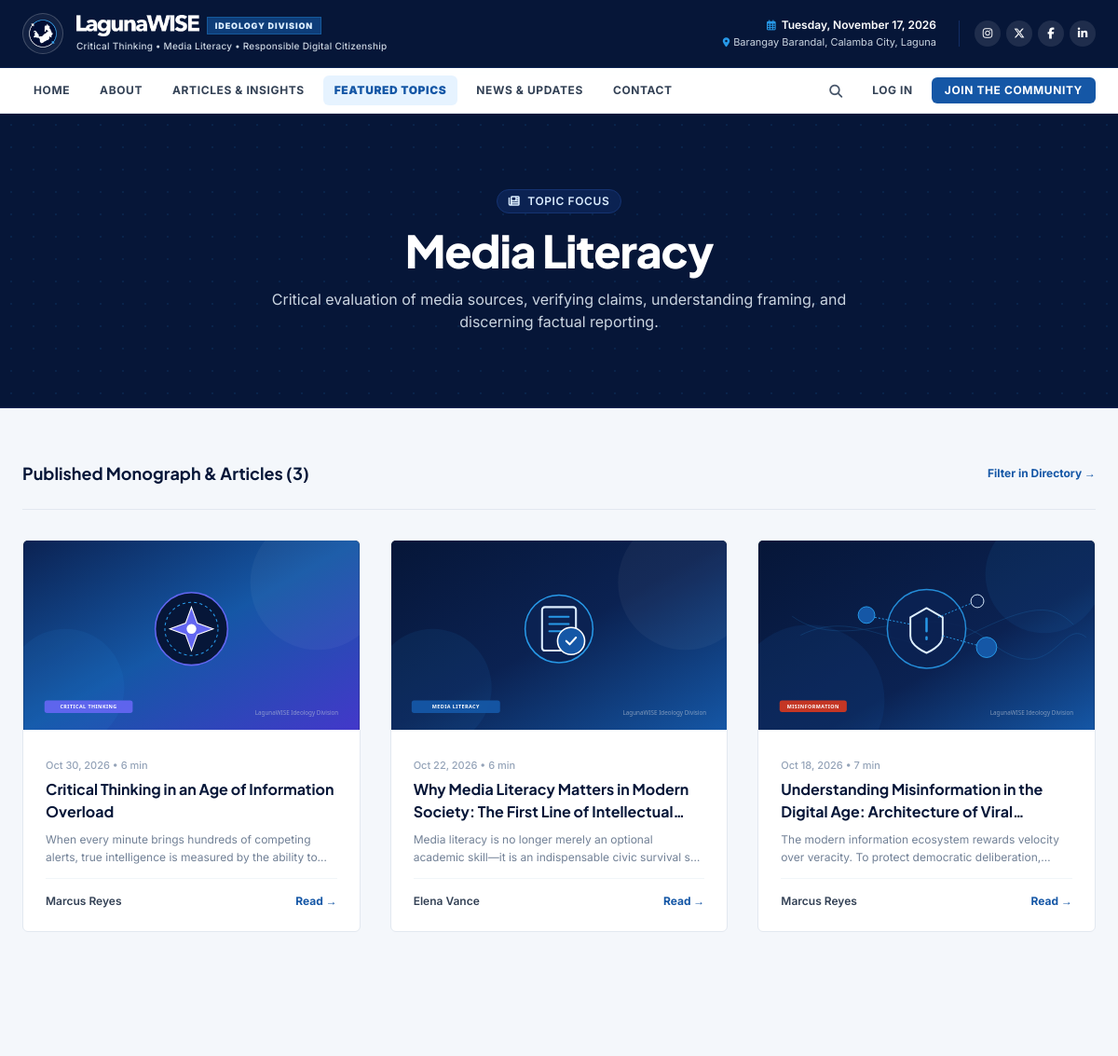
/pages/topic.php?slug=media-literacy (upper part), run on an earlier commit of the app's database.
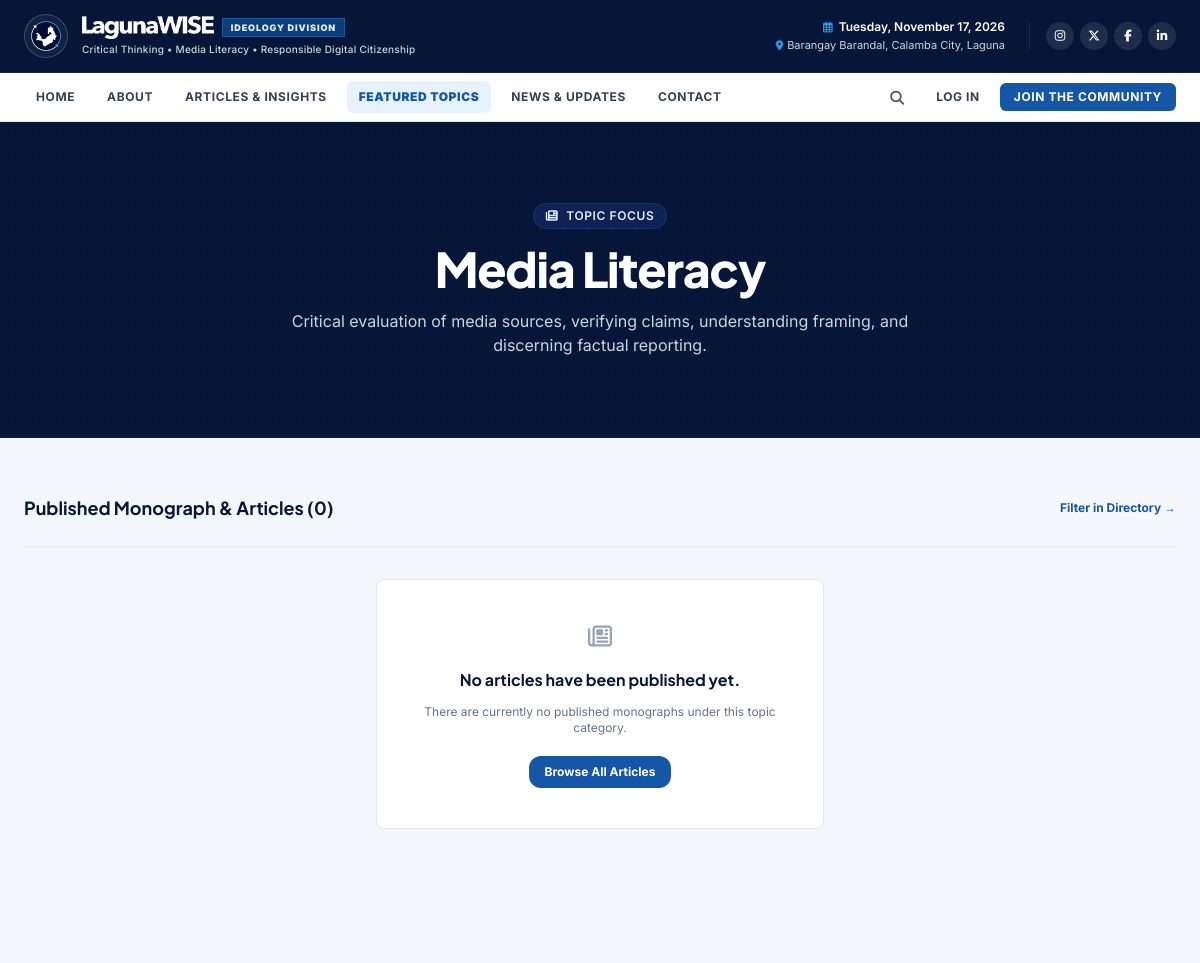
And on a later commit of the database.
### tables this page shows
CREATE TABLE `categories` (
    `id` INT UNSIGNED AUTO_INCREMENT PRIMARY KEY,
    `name` VARCHAR(100) NOT NULL UNIQUE,
    `slug` VARCHAR(120) NOT NULL UNIQUE,
    `description` TEXT NULL,
    `icon` VARCHAR(50) NULL DEFAULT 'book-open',
    `color_hex` VARCHAR(20) NULL DEFAULT '#1557A6',
    `is_featured` TINYINT(1) NOT NULL DEFAULT 0,
    `display_order` INT NOT NULL DEFAULT 0,
    `created_at` TIMESTAMP DEFAULT CURRENT_TIMESTAMP,
    INDEX `idx_categories_slug` (`slug`)
);

CREATE TABLE `articles` (
    `id` INT UNSIGNED AUTO_INCREMENT PRIMARY KEY,
    `author_id` INT UNSIGNED NOT NULL,
    `title` VARCHAR(255) NOT NULL,
    `slug` VARCHAR(255) NOT NULL UNIQUE,
    `subtitle` VARCHAR(255) NULL,
    `excerpt` TEXT NOT NULL,
    `content` MEDIUMTEXT NOT NULL,
    `references_sources` TEXT NULL,
    `tags` VARCHAR(255) NULL,
    `cover_image` VARCHAR(255) NULL,
    `reading_time` INT UNSIGNED NOT NULL DEFAULT 5,
    `status` ENUM('draft', 'pending_review', 'revision_requested', 'approved', 'published', 'archived') NOT NULL DEFAULT 'draft',
    `views_count` INT UNSIGNED NOT NULL DEFAULT 0,
    `is_featured` TINYINT(1) NOT NULL DEFAULT 0,
    `published_at` DATETIME NULL,
    `created_at` TIMESTAMP DEFAULT CURRENT_TIMESTAMP,
    `updated_at` TIMESTAMP DEFAULT CURRENT_TIMESTAMP ON UPDATE CURRENT_TIMESTAMP,
    INDEX `idx_articles_author` (`author_id`),
    INDEX `idx_articles_status` (`status`),
    INDEX `idx_articles_published` (`published_at`),
    INDEX `idx_articles_slug` (`slug`),
    INDEX `idx_articles_featured` (`is_featured`),
    CONSTRAINT `fk_articles_author` FOREIGN KEY (`author_id`) REFERENCES `users` (`id`) ON DELETE RESTRICT
);

CREATE TABLE `users` (
    `id` INT UNSIGNED AUTO_INCREMENT PRIMARY KEY,
    `name` VARCHAR(100) NOT NULL,
    `username` VARCHAR(50) NOT NULL UNIQUE,
    `email` VARCHAR(150) NOT NULL UNIQUE,
    `password_hash` VARCHAR(255) NOT NULL,
    `bio` TEXT NULL,
    `avatar` VARCHAR(255) NULL DEFAULT 'assets/images/default-avatar.svg',
    `status` ENUM('active', 'inactive', 'suspended') NOT NULL DEFAULT 'active',
    `must_change_password` TINYINT(1) NOT NULL DEFAULT 0,
    `last_login_at` DATETIME NULL,
    `created_at` TIMESTAMP DEFAULT CURRENT_TIMESTAMP,
    `updated_at` TIMESTAMP DEFAULT CURRENT_TIMESTAMP ON UPDATE CURRENT_TIMESTAMP,
    INDEX `idx_users_email` (`email`),
    INDEX `idx_users_username` (`username`),
    INDEX `idx_users_status` (`status`)
);

### includes/functions.php (called while the page is built, shortened)
<?php
function e(?string $string): string {
    return htmlspecialchars((string)($string ?? ''), ENT_QUOTES, 'UTF-8');
}
function url(string $path = ''): string {
    $base = APP_BASE_URL;
    $path = '/' . ltrim($path, '/');
    return ($base === '' ? '' : $base) . $path;
}
function asset(string $path): string {
    return url(ltrim($path, '/'));
}
function format_date(?string $datetime, string $format = 'M j, Y'): string {
    try {
        $dt = new DateTime($datetime);
        return $dt->format($format);
    } catch (Exception $e) {
        return $datetime;
    }
}

### pages/topic.php (the view, shortened to what the rows shown need)
<?php
$slug = trim($_GET['slug'] ?? '');
$db = Database::getConnection();
$stmt = $db->prepare("SELECT * FROM categories WHERE slug = ? LIMIT 1");
$stmt->execute([$slug]);
$category = $stmt->fetch();
$artStmt = $db->prepare("
    SELECT a.*, u.name AS author_name, u.avatar AS author_avatar
    FROM articles a
    JOIN users u ON a.author_id = u.id
    JOIN article_categories ac ON a.id = ac.article_id
    WHERE ac.category_id = ? AND a.status = 'published'
    ORDER BY a.published_at DESC
");
$artStmt->execute([$category['id']]);
$articles = $artStmt->fetchAll();
require_once dirname(__DIR__) . '/includes/header.php';
?>
<section class="bg-navy-900 text-white py-16 sm:py-20 border-b border-navy-800 relative overflow-hidden">
    <div class="max-w-4xl mx-auto px-4 sm:px-6 relative z-10 text-center space-y-4">
        <div class="inline-flex items-center gap-2 px-3 py-1 rounded-full bg-navy-800 border border-navy-700 text-xs font-semibold text-lwblue-ice uppercase tracking-wider">
            <i class="fa-solid fa-<?= e($category['icon'] ?? 'hashtag') ?>"></i>
            <span>Topic Focus</span>
        </div>
        <h1 class="text-3xl sm:text-5xl font-extrabold tracking-tight text-white">
            <?= e($category['name']) ?>
        </h1>
        <p class="text-sm sm:text-base text-slate-300 max-w-2xl mx-auto font-normal leading-relaxed">
            <?= e($category['description']) ?>
        </p>
    </div>
</section>
<section class="py-14 bg-surface">
    <div class="max-w-7xl mx-auto px-4 sm:px-6">
        <div class="flex items-center justify-between pb-6 mb-8 border-b border-slate-200">
            <h2 class="text-lg font-bold text-navy-900">
                Published Monograph &amp; Articles (<?= count($articles) ?>)
            </h2>
        </div>
        <?php if (empty($articles)): ?>
            <div class="bg-white p-10 rounded-lg border border-slate-200 text-center max-w-md mx-auto space-y-3">
                <i class="fa-regular fa-newspaper text-2xl text-slate-400 mb-1"></i>
                <h3 class="text-base font-bold text-navy-900">No articles have been published yet.</h3>
                <p class="text-xs text-slate-500">There are currently no published monographs under this topic category.</p>
                <div class="pt-2">
                    <a href="<?= url('pages/articles.php') ?>" class="inline-block px-4 py-2 bg-lwblue text-white rounded-xl text-xs font-bold hover:bg-lwblue-hover transition">Browse All Articles</a>
                </div>
            </div>
        <?php else: ?>
            <div class="grid grid-cols-1 md:grid-cols-2 lg:grid-cols-3 gap-8">
                <?php foreach ($articles as $article): ?>
                    <article class="bg-white rounded-md border border-slate-200 overflow-hidden shadow-xs hover:shadow-md transition flex flex-col justify-between group">
                        <div class="aspect-video bg-slate-900 overflow-hidden">
                            <img src="<?= asset($article['cover_image'] ?? 'assets/images/article-medialiteracy.svg') ?>"
                                 alt="<?= e($article['title']) ?>"
                                 class="w-full h-full object-cover group-hover:scale-105 transition-transform duration-500">
                        </div>
                        <div class="p-6 flex-1 flex flex-col justify-between space-y-3">
                            <div>
                                <span class="text-[11px] text-slate-400 font-medium"><?= e(format_date($article['published_at'])) ?> • <?= (int)$article['reading_time'] ?> min</span>
                                <h3 class="text-base font-bold text-navy-900 group-hover:text-lwblue transition mt-1 line-clamp-2">
                                    <a href="<?= url('pages/article.php?slug=' . urlencode($article['slug'])) ?>">
                                        <?= e($article['title']) ?>
                                    </a>
                                </h3>
                                <p class="text-xs text-editorial-muted line-clamp-2 mt-2 leading-relaxed">
                                    <?= e($article['excerpt']) ?>
                                </p>
                            </div>
                            <div class="pt-4 border-t border-slate-100 flex items-center justify-between">
                                <span class="text-xs text-slate-700 font-semibold"><?= e($article['author_name']) ?></span>
                                <a href="<?= url('pages/article.php?slug=' . urlencode($article['slug'])) ?>" class="text-xs font-bold text-lwblue">Read &rarr;</a>
                            </div>
                        </div>
                    </article>
                <?php endforeach; ?>
            </div>
        <?php endif; ?>
    </div>
</section>
<?php require_once dirname(__DIR__) . '/includes/footer.php'; ?>

What changed in the data, as far as the page shows it:
removed articles: cover_image (picture), published_at "Oct 30, 2026", reading_time "6", title "Critical Thinking in an Age of Information Overload", excerpt "When every minute brings hundreds of competing alerts, true intelligence is measured by the ability…", author.name "Marcus Reyes"
removed articles: cover_image (picture), published_at "Oct 22, 2026", reading_time "6", title "Why Media Literacy Matters in Modern Society: The First Line of…", excerpt "Media literacy is no longer merely an optional academic skill—it is an indispensable civic survival…", author.name "Elena Vance"
removed articles: cover_image (picture), published_at "Oct 18, 2026", reading_time "7", title "Understanding Misinformation in the Digital Age: Architecture of…", excerpt "The modern information ecosystem rewards velocity over veracity. To protect democratic…", author.name "Marcus Reyes"
Also different on the page:
count($articles): "3" → "0"
text now shown: "No articles have been published yet. There are currently no published monographs under this topic category. Browse All Articles"
